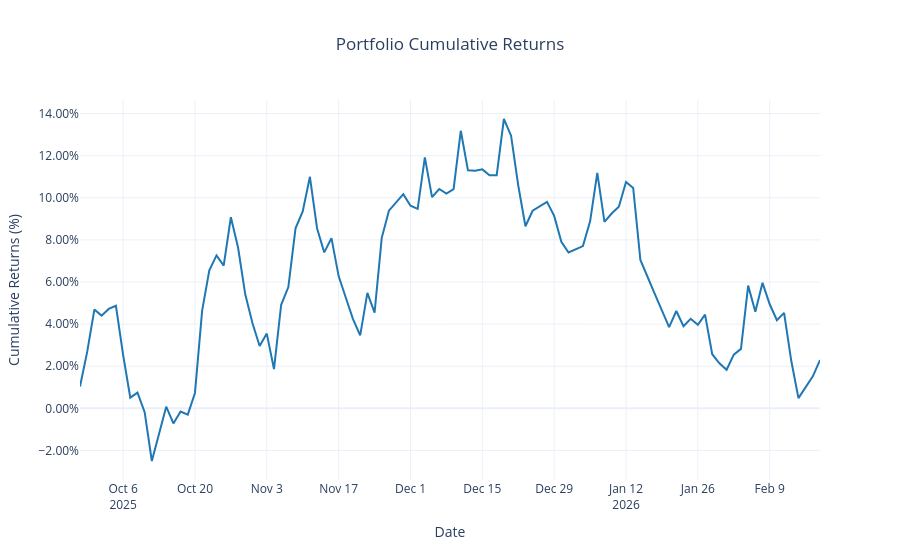

Notebook code for this chart:
### Markdown cell above
### Plot!

### Code cell
pr = PerformanceReport(bt.portfolio, market)
pr.plot_returns().show()
